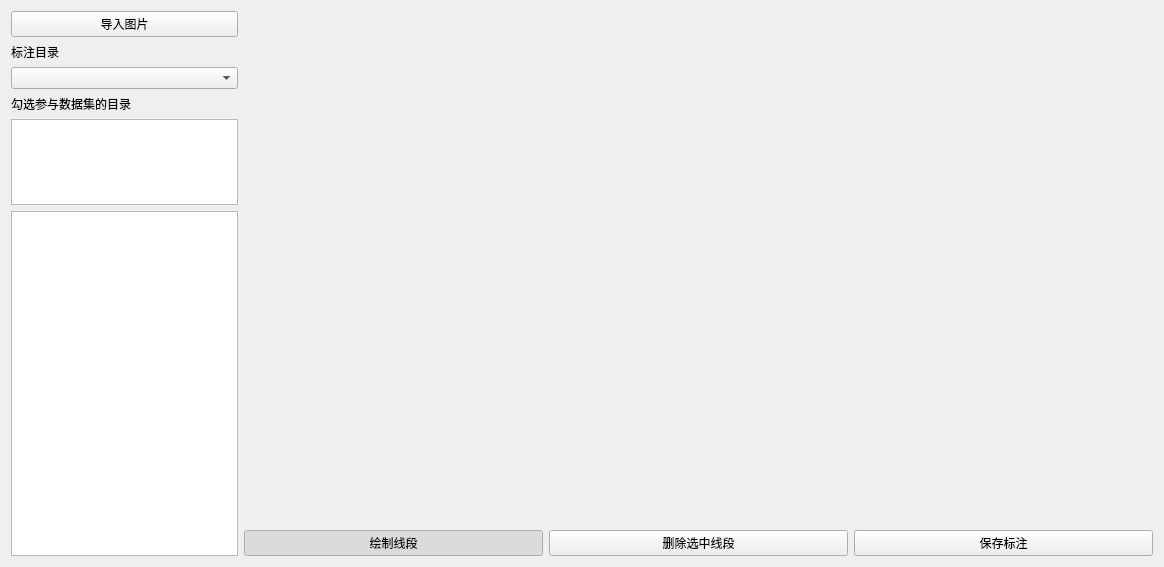
<?xml version="1.0" encoding="UTF-8"?>
<ui version="4.0">
 <class>LineAnnoForm</class>
 <widget class="QWidget" name="LineAnnoForm">
  <property name="geometry">
   <rect>
    <x>0</x>
    <y>0</y>
    <width>1164</width>
    <height>567</height>
   </rect>
  </property>
  <layout class="QHBoxLayout" name="mainLayout" stretch="1,4">
   <item>
    <layout class="QVBoxLayout" name="listLayout" stretch="0,0,0,0,1,4">
     <item>
      <widget class="QPushButton" name="buttonImport">
       <property name="text">
        <string>导入图片</string>
       </property>
      </widget>
     </item>
     <item>
      <widget class="QLabel" name="labelDirectory">
       <property name="text">
        <string>标注目录</string>
       </property>
      </widget>
     </item>
     <item>
      <widget class="QComboBox" name="comboDirectory"/>
     </item>
     <item>
      <widget class="QLabel" name="labelIncludedDirectories">
       <property name="text">
        <string>勾选参与数据集的目录</string>
       </property>
      </widget>
     </item>
     <item>
      <widget class="QListWidget" name="includedDirectories"/>
     </item>
     <item>
      <widget class="QListWidget" name="listImages"/>
     </item>
    </layout>
   </item>
   <item>
    <layout class="QVBoxLayout" name="canvasLayout" stretch="4,0">
     <item>
      <widget class="BaseAnnoDisplayWidget" name="canvas" native="true"/>
     </item>
     <item>
      <layout class="QHBoxLayout" name="buttons">
       <item>
        <widget class="QPushButton" name="buttonDraw">
         <property name="text">
          <string>绘制线段</string>
         </property>
         <property name="checkable">
          <bool>true</bool>
         </property>
         <property name="checked">
          <bool>true</bool>
         </property>
        </widget>
       </item>
       <item>
        <widget class="QPushButton" name="buttonDelete">
         <property name="text">
          <string>删除选中线段</string>
         </property>
        </widget>
       </item>
       <item>
        <widget class="QPushButton" name="buttonSave">
         <property name="text">
          <string>保存标注</string>
         </property>
        </widget>
       </item>
      </layout>
     </item>
    </layout>
   </item>
  </layout>
 </widget>
 <customwidgets>
  <customwidget>
   <class>BaseAnnoDisplayWidget</class>
   <extends>QWidget</extends>
   <header>BaseAnnoDisplayWidget.h</header>
   <container>1</container>
  </customwidget>
 </customwidgets>
 <resources/>
 <connections/>
</ui>
